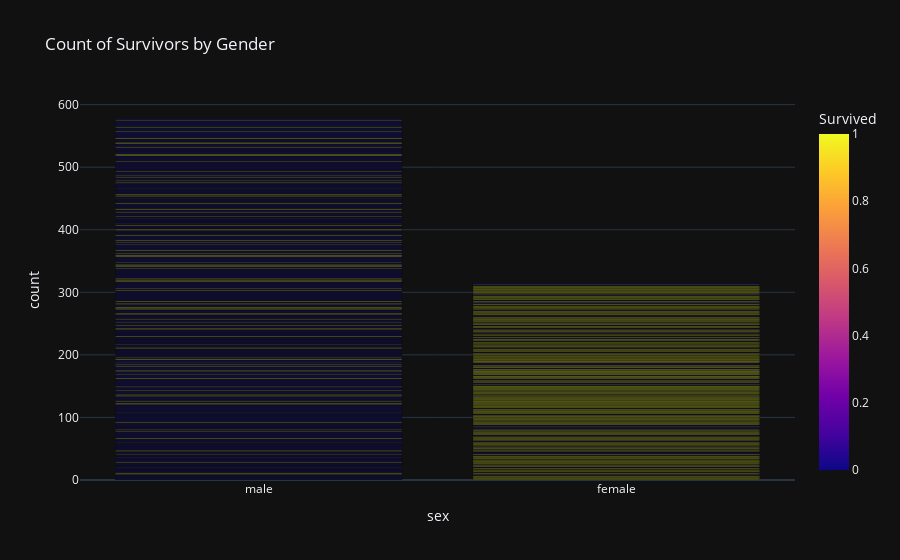

This figure's notebook cell:
### Code cell
fig1 = px.bar(df, x='sex', color='survived', title='Count of Survivors by Gender', 
               labels={'survived': 'Survived'}, color_discrete_sequence=['red', 'green'],template='plotly_dark')
fig1.show()

### Figure 1 — Plotly figure (JSON) as saved in the notebook; plotly's stock layout.template omitted (floating-point values rounded to 4 significant figures; data arrays with more than 128 entries replaced by an {"elided": "..."} marker saying what was removed)
{"data": [{"hovertemplate": "sex=%{x}<br>count=%{y}<br>Survived=%{marker.color}<extra></extra>", "legendgroup": "", "marker": {"color": {"elided": "891 int values"}, "coloraxis": "coloraxis", "pattern": {"shape": ""}}, "name": "", "orientation": "v", "showlegend": false, "textposition": "auto", "type": "bar", "x": {"elided": "891 str values"}, "xaxis": "x", "y": {"elided": "891 int values"}, "yaxis": "y"}], "layout": {"barmode": "relative", "coloraxis": {"colorbar": {"title": {"text": "Survived"}}, "colorscale": [[0, "#0d0887"], [0.1111, "#46039f"], [0.2222, "#7201a8"], [0.3333, "#9c179e"], [0.4444, "#bd3786"], [0.5556, "#d8576b"], [0.6667, "#ed7953"], [0.7778, "#fb9f3a"], [0.8889, "#fdca26"], [1, "#f0f921"]]}, "legend": {"tracegroupgap": 0}, "title": {"text": "Count of Survivors by Gender"}, "xaxis": {"anchor": "y", "domain": [0, 1], "title": {"text": "sex"}}, "yaxis": {"anchor": "x", "domain": [0, 1], "title": {"text": "count"}}}}
